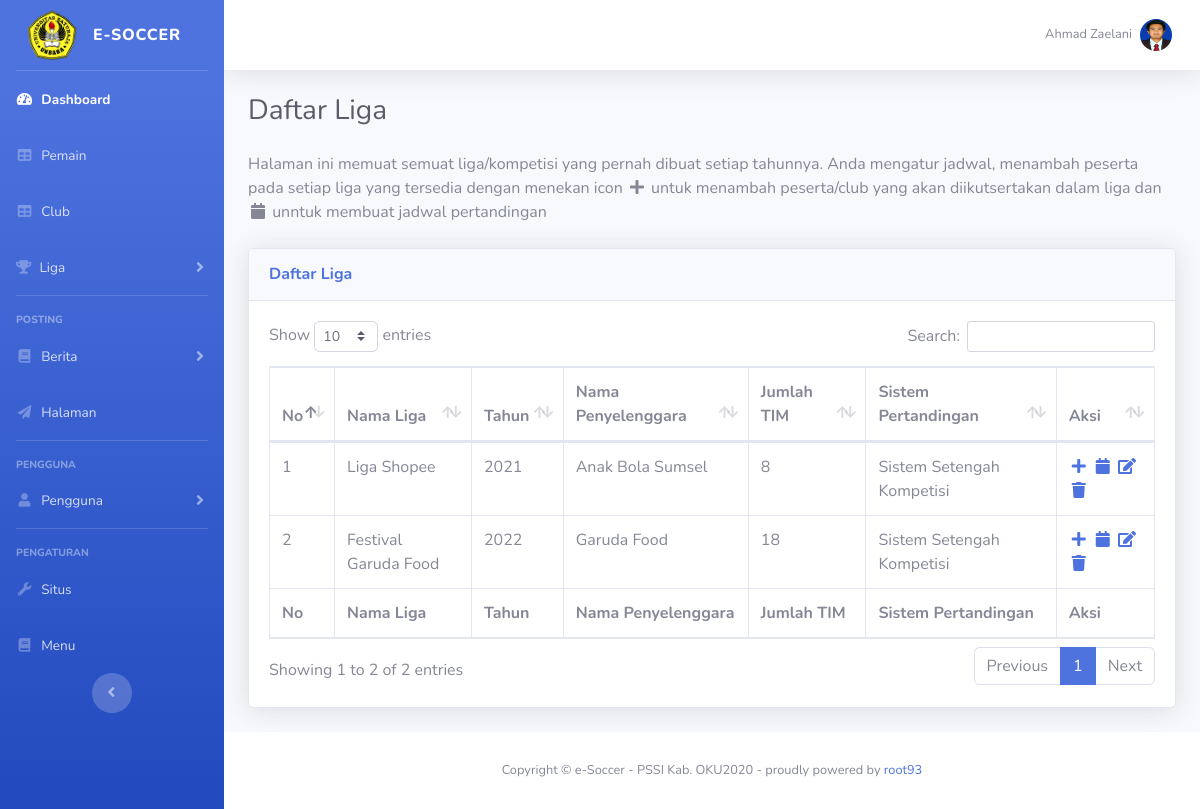
The app's page /user/admin?page=liga (signed in) with its own data.
### tables this page shows
CREATE TABLE `pengaturan` (
  `id_pengaturan` tinyint(1) NOT NULL COMMENT 'id',
  `nama_situs` varchar(75) NOT NULL COMMENT 'nama situs',
  `nama_aplikasi` varchar(75) NOT NULL COMMENT 'nama aplikasi',
  `nama_pengelola` varchar(75) NOT NULL COMMENT 'nama admin situs',
  `deskripsi_situs` text NOT NULL,
  `alamat_situs` text NOT NULL COMMENT 'alamat rumah situs',
  `status_situs` enum('Open','Maintenance') NOT NULL COMMENT 'buka tutup situs',
  `logo` varchar(25) NOT NULL COMMENT 'logo situs/aplikasi',
  `favicon` varchar(25) NOT NULL COMMENT 'icon situs'
);

CREATE TABLE `users` (
  `id_user` int(13) NOT NULL COMMENT 'id of user',
  `nik` varchar(16) NOT NULL COMMENT 'username login',
  `password` varchar(255) NOT NULL COMMENT 'password',
  `role` varchar(15) NOT NULL COMMENT 'hak akses',
  `status` tinyint(4) NOT NULL DEFAULT 0,
  `nama_user` varchar(64) NOT NULL,
  `foto_user` varchar(100) NOT NULL
);

CREATE TABLE `liga` (
  `id_liga` int(13) NOT NULL COMMENT 'id liga ',
  `nama_liga` varchar(64) NOT NULL COMMENT 'nama liga sepak bola',
  `tahun_penyelenggaraan` year(4) NOT NULL,
  `nama_penyelenggara` varchar(64) NOT NULL COMMENT 'penyelenggara liga',
  `jumlah_tim` tinyint(4) NOT NULL COMMENT 'jumlah tim peserta',
  `sistem_pertandingan` enum('Sistem Setengah Kompetisi','Sistem Kompetisi Penuh','Sistem Gugur Tunggal','Sistem Gugur Rangkap','Sistem Consulation','Sistem Kombinasi') NOT NULL COMMENT 'sistem pertandingan',
  `logo_liga` varchar(50) DEFAULT NULL COMMENT 'logo'
);

### app/core/class.settings.php (called while the page is built, shortened)
<?php
class settings extends smpl
{
	public function siteInfo()
	{
		$sql ="SELECT * FROM pengaturan WHERE id_pengaturan=1";
		$perintah = $this->query($sql);
		return $perintah;
	}
	public function loadInfo()
	{
		$this->info=$this->siteInfo();
		$this->infosite=$this->info->fetch_array();
		return $this->infosite;
	}
}
?>

### config/database.php (called while the page is built, shortened)
<?php
class Database
{
	private $host="localhost";
	private $username="root";
	private $pass="";
	private $db="pssi";
	public function __construct()
	{
		$this->koneksi = new mysqli($this->host, $this->username, $this->pass, $this->db);
		return $this->koneksi;
	}
}
?>

### app/core/class.public.query.php (called while the page is built, shortened)
<?php
class smpl extends dataInput
{
	public function query($data)
	{
		$prth = $this->koneksi->query($data);
		return $prth;
	}
	public function sessionData($data)
	{
		if(!empty($data)):
			if($_SESSION['role']=='administrator'):
			    $sql="SELECT * FROM users WHERE id_user='$data'";
				$perintah=$this->query($sql);
				$this->datasession=$perintah->fetch_array();
				return $this->datasession;
				return $perintah->free_result();
			endif;
		endif;
	}
}
?>

### app/core/class.liga.php (called while the page is built, shortened)
<?php
class liga extends smpl
{
	public function viewLiga()
	{
		$sql="SELECT id_liga, nama_liga, nama_penyelenggara, tahun_penyelenggaraan, jumlah_tim, sistem_pertandingan FROM liga";
		$perintah=$this->query($sql);
		return $perintah;
	}
}
?>

### app/html/main.form.liga.php (the view, shortened to what this page needs)
<?php
class main_Liga extends liga
{
	public function tabelLiga()
	{
		echo
		'
		 <div class="table-responsive">
                <table class="table table-bordered" id="dataTable" width="100%" cellspacing="0">
                  <thead>
                    <tr>
                      <th>No</th>
                      <th>Nama Liga</th>
                      <th>Tahun</th>
                      <th>Nama Penyelenggara</th>
                      <th>Jumlah TIM</th>
                      <th>Sistem Pertandingan</th>
                      <th>Aksi</th>
                    </tr>
                  </thead>
                  <tfoot>
                    <tr>
                      <th>No</th>
                      <th>Nama Liga</th>
                      <th>Tahun</th>
                      <th>Nama Penyelenggara</th>
                      <th>Jumlah TIM</th>
                      <th>Sistem Pertandingan</th>
                      <th>Aksi</th>
                    </tr>
                  </tfoot>
                  <tbody>
	              ';
	              $this->no = 1;
	              $this->liga = $this->viewLiga();
	              while($this->row=$this->liga->fetch_array()):
	              	echo '
	              		<tr>
		              		<td>'.$this->no.'</td>
		              		<td>'.$this->row['nama_liga'].'</td>
		              		<td>'.$this->row['tahun_penyelenggaraan'].'</td>
		              		<td>'.$this->row['nama_penyelenggara'].'</td>
		              		<td>'.$this->row['jumlah_tim'].'</td>
		              		<td>'.$this->row['sistem_pertandingan'].'</td>
		              		<td>
		              		<a href="?page=tambah peserta liga&id_liga='.$this->row['id_liga'].'" title="tambah peserta liga"><i class="fas fa-fw fa-plus"></i></a>
		              		<a href="?page=jadwal liga&id_liga='.$this->row['id_liga'].'" title="input jadwal"><i class="fas fa-fw fa-calendar"></i></a>
		              		<a href="?page=edit liga&id_liga='.$this->row['id_liga'].'" title="edit"><i class="fas fa-fw fa-edit"></i></a>
		              		<a href="?page=delete liga&id_liga='.$this->row['id_liga'].'" title="delete"><i class="fas fa-fw fa-trash"></i></a>
		              		</td>
	              		</tr>
	              	';
	              	$this->no+=1;
	              endwhile;
	              echo
	              '
                  </tbody>
                </table>
              </div>
		';
	}
	public function liga()
	{
		echo '
		<div class="d-sm-flex align-items-center justify-content-between mb-4">
	            <h1 class="h3 mb-0 text-gray-800">Daftar Liga</h1>
        </div>
        <p class="mb-4">
     	 Halaman ini memuat semuat liga/kompetisi yang pernah dibuat setiap tahunnya. Anda mengatur jadwal, menambah peserta pada setiap liga yang tersedia dengan menekan icon <i class="fas fa-fw fa-plus"></i> untuk menambah peserta/club yang akan diikutsertakan dalam liga dan <i class="fas fa-fw fa-calendar"></i> unntuk membuat jadwal pertandingan
     	 </p>
        ';
		$this->card('Daftar Liga');
		$this->tabelLiga();
        echo'</div></div>';
	}
}
?>

### app/html/theme.php (shortened to what this page needs)
<?php
class themeProperty extends settings
{
	public function head()
	{
		$this->sessionData($this->filter($_SESSION['id_user']));
		$this->loadInfo();
		echo'
			<!DOCTYPE html>
			<html lang="en">
			<head>
			  <meta charset="utf-8">
			  <meta http-equiv="X-UA-Compatible" content="IE=edge">
			  <meta name="viewport" content="width=device-width, initial-scale=1, shrink-to-fit=no">
			  <meta name="description" content="'.$this->infosite['deskripsi_situs'].'">
			  <meta name="author" content="'.$this->infosite['nama_pengelola'].'">
			  <link rel="icon" href="../../content/web/'.$this->infosite['favicon'].'">
			  <title>'.$this->infosite['nama_aplikasi'].' - '.$this->infosite['nama_situs'].'</title>
		';
	}
	public function css()
	{
		echo'
		<link href="../../assets/templates/vendor/fontawesome-free/css/all.min.css" rel="stylesheet" type="text/css">
		<link href="https://fonts.googleapis.com/css?family=Nunito:200,200i,300,300i,400,400i,600,600i,700,700i,800,800i,900,900i" rel="stylesheet">
	 	<link href="../../assets/templates/css/sb-admin-2.min.css" rel="stylesheet">
	 	<link href="../../assets/templates/vendor/datepicker/css/bootstrap-datepicker.css" rel="stylesheet">
 		<link href="../../assets/templates/vendor/datatables/dataTables.bootstrap4.min.css" rel="stylesheet">
			</head>
		<body id="page-top">
		<div id="wrapper">
		';
	}
	public function sidebar()
	{
		echo '
		    <ul class="navbar-nav bg-gradient-primary sidebar sidebar-dark accordion" id="accordionSidebar">
		      <a class="sidebar-brand d-flex align-items-center justify-content-center" href="?page=home">
		        <div class="sidebar-brand-icon">
		          '.$this->getDirImage2('../../content/web/',$this->infosite['logo']).'
		        </div>
		        <div class="sidebar-brand-text mx-3">'.$this->infosite['nama_aplikasi'].'</div>
		      </a>
		      <hr class="sidebar-divider my-0">
		      <li class="nav-item active">
		        <a class="nav-link" href="?page=home">
		          <i class="fas fa-fw fa-tachometer-alt"></i>
		          <span>Dashboard</span></a>
		      </li>
		      <li class="nav-item">
			        <a class="nav-link" href="?page=pemain">
			          <i class="fas fa-fw fa-table"></i>
			          <span>Pemain</span></a>
			  </li>
			  <li class="nav-item">
			        <a class="nav-link" href="?page=club">
			          <i class="fas fa-fw fa-table"></i>
			          <span>Club</span></a>
			  </li>
			  <li class="nav-item">
		        <a class="nav-link collapsed" href="#" data-toggle="collapse" data-target="#collapseTwo" aria-expanded="true" aria-controls="collapseTwo">
		          <i class="fa fa-trophy"></i>
		          <span>Liga</span>
		        </a>
		      </li>
		      <hr class="sidebar-divider">
		      <div class="sidebar-heading">
		        POSTING
		      </div>
		      <li class="nav-item">
		        <a class="nav-link collapsed" href="#" data-toggle="collapse" data-target="#collapseUtilities" aria-expanded="true" aria-controls="collapseUtilities">
		          <i class="fas fa-fw fa-book"></i>
		          <span>Berita</span>
		        </a>
		      </li>
		       <li class="nav-item">
			        <a class="nav-link" href="?page=halaman">
			          <i class="fas fa-fw fa-paper-plane"></i>
			          <span>Halaman</span></a>
			  </li>
		      <hr class="sidebar-divider">
		      <div class="sidebar-heading">
		        PENGGUNA
		      </div>
		      <li class="nav-item">
		        <a class="nav-link collapsed" href="#" data-toggle="collapse" data-target="#collapsePages" aria-expanded="true" aria-controls="collapsePages">
		          <i class="fas fa-fw fa-user"></i>
		          <span>Pengguna</span>
		        </a>
		      </li>
		      <hr class="sidebar-divider d-none d-md-block">
		      <div class="sidebar-heading">
		        PENGATURAN
		      </div>
		       <li class="nav-item">
			        <a class="nav-link" href="?page=pengaturan">
			          <i class="fas fa-fw fa-wrench"></i>
			          <span>Situs</span>
			        </a>
			        <a class="nav-link" href="?page=pengaturan menu">
			          <i class="fas fa-fw fa-book"></i>
			          <span>Menu</span>
			        </a>
			  </li>
		      <div class="text-center d-none d-md-inline">
		        <button class="rounded-circle border-0" id="sidebarToggle"></button>
		      </div>
		    </ul>
    		<div id="content-wrapper" class="d-flex flex-column">
		    <div id="content">
		';
	}
	public function topBar()
	{
		echo
		'
        <nav class="navbar navbar-expand navbar-light bg-white topbar mb-4 static-top shadow">
          <ul class="navbar-nav ml-auto">
            <li class="nav-item dropdown no-arrow d-sm-none">
            <li class="nav-item dropdown no-arrow">
              <a class="nav-link dropdown-toggle" href="#" id="userDropdown" role="button" data-toggle="dropdown" aria-haspopup="true" aria-expanded="false">
                <span class="mr-2 d-none d-lg-inline text-gray-600 small">'.$this->datasession['nama_user'].'</span>
               '.$this->getDirImage_round2('../../content/foto/'.$this->datasession['role'].'/',$this->datasession['foto_user']).'
              </a>
            </li>
          </ul>
        </nav>
        <div class="container-fluid">
		';
	}
	public function footer()
	{
		echo'
    	</div>
		</div>
	      <footer class="sticky-footer bg-white">
	        <div class="container my-auto">
	          <div class="copyright text-center my-auto">
	            <span>Copyright &copy; '.$this->infosite['nama_aplikasi'].' - '.$this->infosite['nama_situs'].'2020 - proudly powered by <a href="https://roo93.co.id" target="_blank" rel="dofollow">root93</a></span>
	          </div>
	        </div>
	      </footer>
	    </div>
		</div>
		<a class="scroll-to-top rounded" href="#page-top">
		    <i class="fas fa-angle-up"></i>
		</a>
		  <script src="../../assets/templates/vendor/jquery/jquery.min.js"></script>
		  <script src="../../assets/templates/vendor/bootstrap/js/bootstrap.bundle.min.js"></script>
		  <script src="../../assets/templates/vendor/jquery-easing/jquery.easing.min.js"></script>
		  <script src="../../assets/templates/js/sb-admin-2.min.js"></script>
		  <script src="../../assets/templates/vendor/datatables/jquery.dataTables.min.js"></script>
		  <script src="../../assets/templates/vendor/datatables/dataTables.bootstrap4.min.js"></script>
		  <script src="../../assets/templates/vendor/chart.js/Chart.min.js"></script>
		  <script type="text/javascript" src="../../assets/ckeditor/ckeditor.js"></script>
		  <script src="../../assets/templates/vendor/datepicker/js/bootstrap-datepicker.js"></script>
		  <script src="../../assets/templates/vendor/datepicker/js/datepicker-format.js"></script>
		  <script src="../../assets/templates/js/demo/datatables-demo.js"></script>
		  <!-- Page level custom scripts
		  <script src="../../assets/templates/js/demo/chart-area-demo.js"></script>
		  <script src="../../assets/templates/js/demo/chart-pie-demo.js"></script>
		   -->
		</body>
		</html>
		';
	}
}

### app/core/class.input.php (shortened to what this page needs)
<?php
class dataInput extends Database
{
	public function getDirImage2($path,$data)
	{
		return '
		<img class="img-fluid" height="80px" width="50px" src="'.$path.''.$data.'" alt="image" />
		';
	}
	public function getDirImage_round2($path,$data)
	{
		return '
		<img class="img-profile rounded-circle" height="80px" width="80px" src="'.$path.''.$data.'" alt="image" />
		';
	}
	public function card ($data)
	{
		echo
	    '
	        <div class="card shadow mb-4">
	            <div class="card-header py-3">
	                <h6 class="m-0 font-weight-bold text-primary">'.$data.'</h6>
	            </div>
	        <div class="card-body">
	    ';
	}
}
?>

### records on screen
pengaturan: logo (picture), nama_aplikasi "E-SOCCER", nama_aplikasi "e-Soccer", nama_situs "PSSI Kab. OKU"
users: nama_user "Ahmad Zaelani", foto_user (picture)
liga: no "1", nama_liga "Liga Shopee", tahun_penyelenggaraan "2021", nama_penyelenggara "Anak Bola Sumsel", jumlah_tim "8", sistem_pertandingan "Sistem Setengah Kompetisi"
liga: no "2", nama_liga "Festival Garuda Food", tahun_penyelenggaraan "2022", nama_penyelenggara "Garuda Food", jumlah_tim "18", sistem_pertandingan "Sistem Setengah Kompetisi"

### other values on screen
$data "Daftar Liga"
